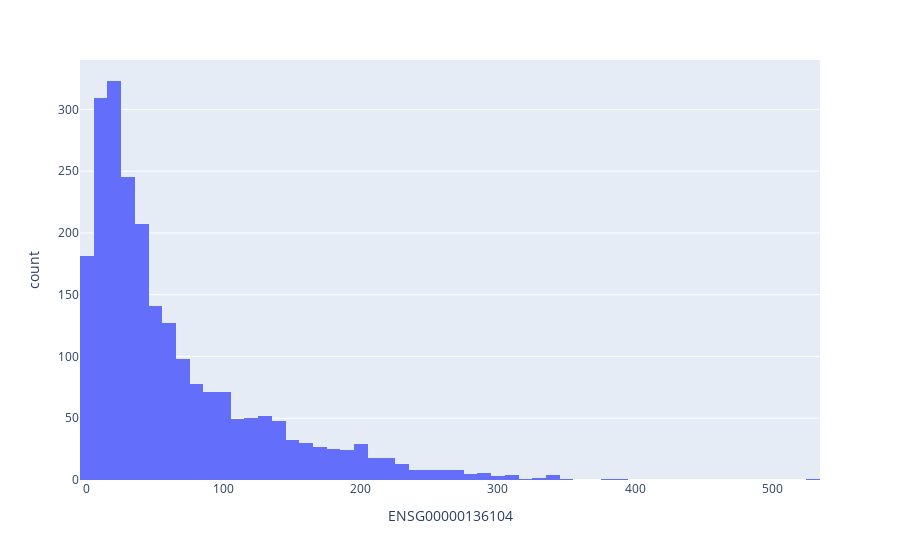

Notebook cell for this chart:
### Markdown cell above
## Exploratory Analysis

### Code cell
#load dataframe
df_genes_labels_file = "Data/with_outliers/df_genes_labels.pkl"
if os.path.exists(df_genes_labels_file):
    df_genes_labels = pd.read_pickle(df_genes_labels_file)
else:
    raise Exception("You need to run the above cells")

column_gene_name = random.choice(df_genes_labels.columns.to_list())
print(f"Random column: {column_gene_name}")
fig = px.histogram(df_genes_labels, x=column_gene_name)
fig.show()

### Figure 1 — Plotly figure (JSON) as saved in the notebook; plotly's stock layout.template omitted (floating-point values rounded to 4 significant figures; data arrays with more than 128 entries replaced by an {"elided": "..."} marker saying what was removed)
{"data": [{"alignmentgroup": "True", "bingroup": "x", "hovertemplate": "ENSG00000136104=%{x}<br>count=%{y}<extra></extra>", "legendgroup": "", "marker": {"color": "#636efa", "pattern": {"shape": ""}}, "name": "", "offsetgroup": "", "orientation": "v", "showlegend": false, "type": "histogram", "x": {"elided": "2327 float values"}, "xaxis": "x", "yaxis": "y"}], "layout": {"barmode": "relative", "legend": {"tracegroupgap": 0}, "margin": {"t": 60}, "xaxis": {"anchor": "y", "domain": [0, 1], "title": {"text": "ENSG00000136104"}}, "yaxis": {"anchor": "x", "domain": [0, 1], "title": {"text": "count"}}}}
